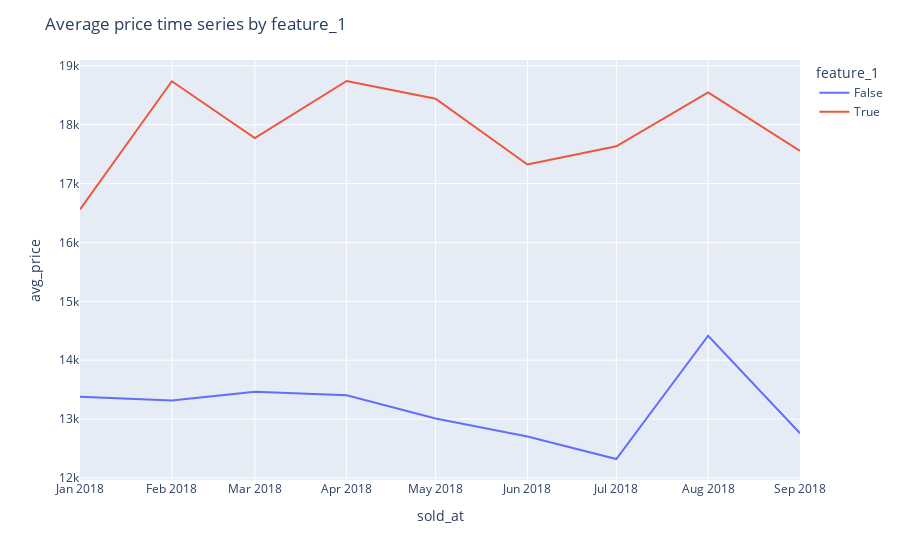
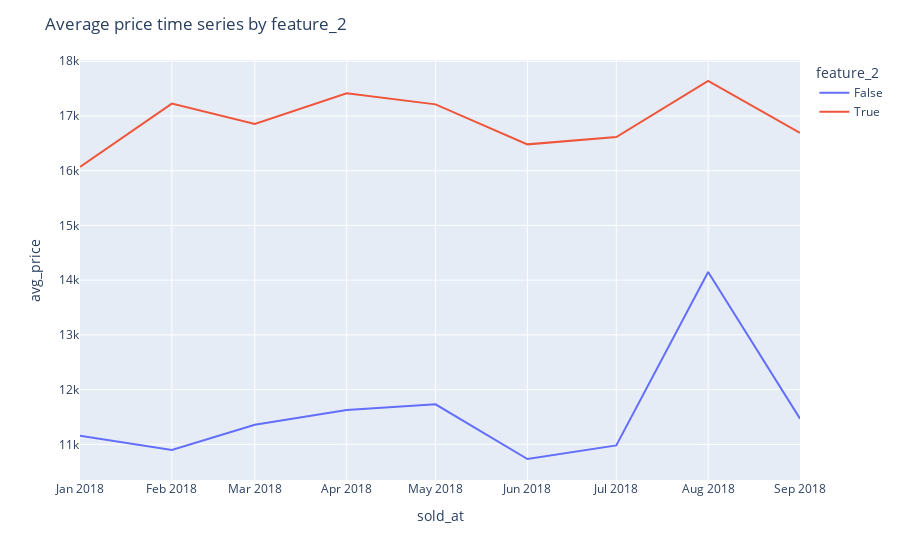
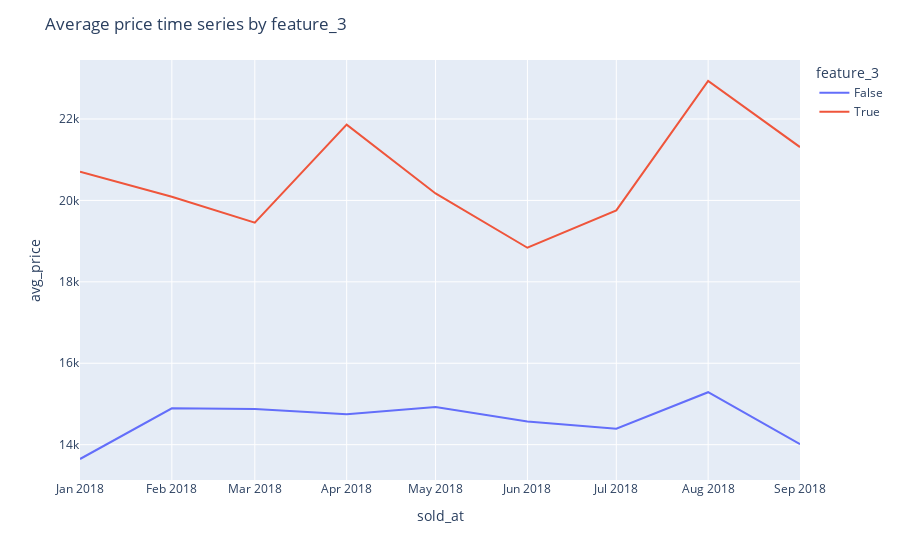
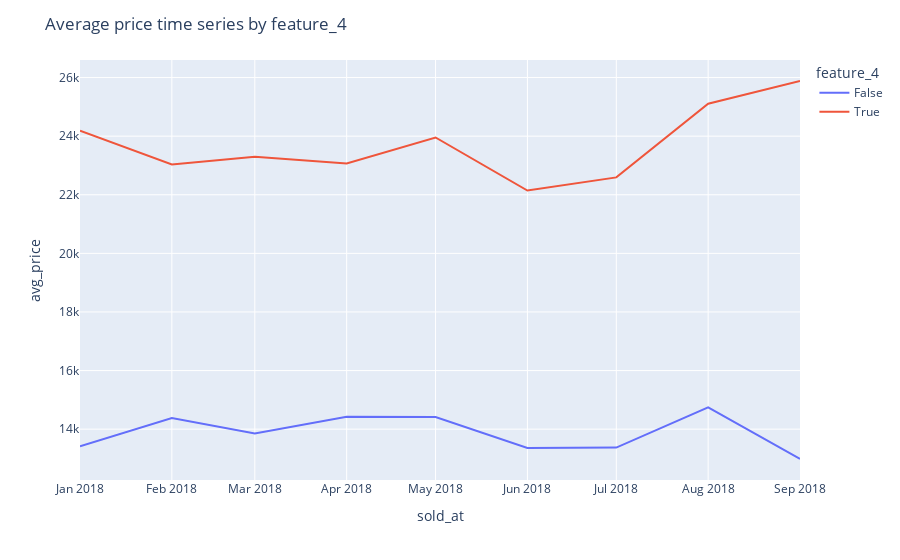

The code cell stored with these charts, in order, in its notebook:
### Markdown cell above
#### Check price in time by car features

### Code cell
plot_avg_target_time_series_by_features(data, car_features)

### Figure 1 — Plotly figure (JSON) as saved in the notebook; plotly's stock layout.template omitted (floating-point values rounded to 4 significant figures)
{"data": [{"hovertemplate": "feature_1=False<br>sold_at=%{x}<br>avg_price=%{y}<extra></extra>", "legendgroup": "False", "line": {"color": "#636efa", "dash": "solid"}, "marker": {"symbol": "circle"}, "mode": "lines", "name": "False", "orientation": "v", "showlegend": true, "type": "scatter", "x": ["2018-01-01T00:00:00", "2018-02-01T00:00:00", "2018-03-01T00:00:00", "2018-04-01T00:00:00", "2018-05-01T00:00:00", "2018-06-01T00:00:00", "2018-07-01T00:00:00", "2018-08-01T00:00:00", "2018-09-01T00:00:00"], "xaxis": "x", "y": [13380.0, 13320.0, 13460.0, 13400.0, 13010.0, 12700.0, 12320.0, 14420.0, 12760.0], "yaxis": "y"}, {"hovertemplate": "feature_1=True<br>sold_at=%{x}<br>avg_price=%{y}<extra></extra>", "legendgroup": "True", "line": {"color": "#EF553B", "dash": "solid"}, "marker": {"symbol": "circle"}, "mode": "lines", "name": "True", "orientation": "v", "showlegend": true, "type": "scatter", "x": ["2018-01-01T00:00:00", "2018-02-01T00:00:00", "2018-03-01T00:00:00", "2018-04-01T00:00:00", "2018-05-01T00:00:00", "2018-06-01T00:00:00", "2018-07-01T00:00:00", "2018-08-01T00:00:00", "2018-09-01T00:00:00"], "xaxis": "x", "y": [16560.0, 18740.0, 17770.0, 18740.0, 18440.0, 17330.0, 17640.0, 18550.0, 17560.0], "yaxis": "y"}], "layout": {"legend": {"title": {"text": "feature_1"}, "tracegroupgap": 0}, "margin": {"t": 60}, "title": {"text": "Average price time series by feature_1"}, "xaxis": {"anchor": "y", "domain": [0, 1], "title": {"text": "sold_at"}}, "yaxis": {"anchor": "x", "domain": [0, 1], "title": {"text": "avg_price"}}}}

### Figure 2 — Plotly figure (JSON) as saved in the notebook; plotly's stock layout.template omitted (floating-point values rounded to 4 significant figures)
{"data": [{"hovertemplate": "feature_2=False<br>sold_at=%{x}<br>avg_price=%{y}<extra></extra>", "legendgroup": "False", "line": {"color": "#636efa", "dash": "solid"}, "marker": {"symbol": "circle"}, "mode": "lines", "name": "False", "orientation": "v", "showlegend": true, "type": "scatter", "x": ["2018-01-01T00:00:00", "2018-02-01T00:00:00", "2018-03-01T00:00:00", "2018-04-01T00:00:00", "2018-05-01T00:00:00", "2018-06-01T00:00:00", "2018-07-01T00:00:00", "2018-08-01T00:00:00", "2018-09-01T00:00:00"], "xaxis": "x", "y": [11160.0, 10900.0, 11360.0, 11630.0, 11730.0, 10730.0, 10980.0, 14150.0, 11470.0], "yaxis": "y"}, {"hovertemplate": "feature_2=True<br>sold_at=%{x}<br>avg_price=%{y}<extra></extra>", "legendgroup": "True", "line": {"color": "#EF553B", "dash": "solid"}, "marker": {"symbol": "circle"}, "mode": "lines", "name": "True", "orientation": "v", "showlegend": true, "type": "scatter", "x": ["2018-01-01T00:00:00", "2018-02-01T00:00:00", "2018-03-01T00:00:00", "2018-04-01T00:00:00", "2018-05-01T00:00:00", "2018-06-01T00:00:00", "2018-07-01T00:00:00", "2018-08-01T00:00:00", "2018-09-01T00:00:00"], "xaxis": "x", "y": [16070.0, 17230.0, 16850.0, 17410.0, 17210.0, 16480.0, 16610.0, 17640.0, 16690.0], "yaxis": "y"}], "layout": {"legend": {"title": {"text": "feature_2"}, "tracegroupgap": 0}, "margin": {"t": 60}, "title": {"text": "Average price time series by feature_2"}, "xaxis": {"anchor": "y", "domain": [0, 1], "title": {"text": "sold_at"}}, "yaxis": {"anchor": "x", "domain": [0, 1], "title": {"text": "avg_price"}}}}

### Figure 3 — Plotly figure (JSON) as saved in the notebook; plotly's stock layout.template omitted (floating-point values rounded to 4 significant figures)
{"data": [{"hovertemplate": "feature_3=False<br>sold_at=%{x}<br>avg_price=%{y}<extra></extra>", "legendgroup": "False", "line": {"color": "#636efa", "dash": "solid"}, "marker": {"symbol": "circle"}, "mode": "lines", "name": "False", "orientation": "v", "showlegend": true, "type": "scatter", "x": ["2018-01-01T00:00:00", "2018-02-01T00:00:00", "2018-03-01T00:00:00", "2018-04-01T00:00:00", "2018-05-01T00:00:00", "2018-06-01T00:00:00", "2018-07-01T00:00:00", "2018-08-01T00:00:00", "2018-09-01T00:00:00"], "xaxis": "x", "y": [13650.0, 14890.0, 14880.0, 14750.0, 14930.0, 14570.0, 14390.0, 15290.0, 14010.0], "yaxis": "y"}, {"hovertemplate": "feature_3=True<br>sold_at=%{x}<br>avg_price=%{y}<extra></extra>", "legendgroup": "True", "line": {"color": "#EF553B", "dash": "solid"}, "marker": {"symbol": "circle"}, "mode": "lines", "name": "True", "orientation": "v", "showlegend": true, "type": "scatter", "x": ["2018-01-01T00:00:00", "2018-02-01T00:00:00", "2018-03-01T00:00:00", "2018-04-01T00:00:00", "2018-05-01T00:00:00", "2018-06-01T00:00:00", "2018-07-01T00:00:00", "2018-08-01T00:00:00", "2018-09-01T00:00:00"], "xaxis": "x", "y": [20710.0, 20090.0, 19450.0, 21860.0, 20170.0, 18840.0, 19750.0, 22930.0, 21310], "yaxis": "y"}], "layout": {"legend": {"title": {"text": "feature_3"}, "tracegroupgap": 0}, "margin": {"t": 60}, "title": {"text": "Average price time series by feature_3"}, "xaxis": {"anchor": "y", "domain": [0, 1], "title": {"text": "sold_at"}}, "yaxis": {"anchor": "x", "domain": [0, 1], "title": {"text": "avg_price"}}}}

### Figure 4 — Plotly figure (JSON) as saved in the notebook; plotly's stock layout.template omitted (floating-point values rounded to 4 significant figures)
{"data": [{"hovertemplate": "feature_4=False<br>sold_at=%{x}<br>avg_price=%{y}<extra></extra>", "legendgroup": "False", "line": {"color": "#636efa", "dash": "solid"}, "marker": {"symbol": "circle"}, "mode": "lines", "name": "False", "orientation": "v", "showlegend": true, "type": "scatter", "x": ["2018-01-01T00:00:00", "2018-02-01T00:00:00", "2018-03-01T00:00:00", "2018-04-01T00:00:00", "2018-05-01T00:00:00", "2018-06-01T00:00:00", "2018-07-01T00:00:00", "2018-08-01T00:00:00", "2018-09-01T00:00:00"], "xaxis": "x", "y": [13420.0, 14380.0, 13850.0, 14420.0, 14410.0, 13360.0, 13370.0, 14750.0, 12980.0], "yaxis": "y"}, {"hovertemplate": "feature_4=True<br>sold_at=%{x}<br>avg_price=%{y}<extra></extra>", "legendgroup": "True", "line": {"color": "#EF553B", "dash": "solid"}, "marker": {"symbol": "circle"}, "mode": "lines", "name": "True", "orientation": "v", "showlegend": true, "type": "scatter", "x": ["2018-01-01T00:00:00", "2018-02-01T00:00:00", "2018-03-01T00:00:00", "2018-04-01T00:00:00", "2018-05-01T00:00:00", "2018-06-01T00:00:00", "2018-07-01T00:00:00", "2018-08-01T00:00:00", "2018-09-01T00:00:00"], "xaxis": "x", "y": [24190.0, 23040.0, 23300.0, 23070.0, 23960.0, 22140.0, 22590.0, 25110.0, 25880.0], "yaxis": "y"}], "layout": {"legend": {"title": {"text": "feature_4"}, "tracegroupgap": 0}, "margin": {"t": 60}, "title": {"text": "Average price time series by feature_4"}, "xaxis": {"anchor": "y", "domain": [0, 1], "title": {"text": "sold_at"}}, "yaxis": {"anchor": "x", "domain": [0, 1], "title": {"text": "avg_price"}}}}
